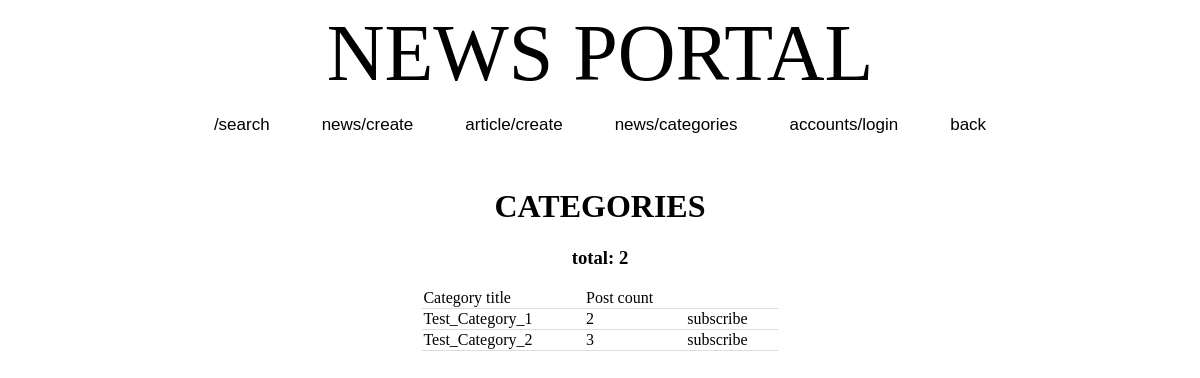
Page /categories/ on the committed database.
### news/models.py (models this page shows)
class Category(models.Model):
    category_name = models.CharField(max_length=100)
    subscribers = models.ManyToManyField(User, related_name="categories", blank=True)
    def __str__(self):
        return self.category_name.title()

### news/views.py (the view)
# urls.py: path('categories/', CategoryListView.as_view(), name='category_list'),
class CategoryListView(ListView):
    model = Category
    template_name = 'category_news_list.html'
    context_object_name = 'category_news_list'
    paginate_by = 10

### templates/category_news_list.html (shortened to what this page needs)
{% extends 'flatpages/default.html' %}
{%load custom_filters%}
{% load custom_tags %}
{% block content %}
<div align="center">
    <h1>CATEGORIES</h1>
    <h3>total: {{category_news_list|length}}</h3>
    <table style="width: 30%; align: center">
        <tr>
            <td style="">Category title</td>
            <td>Post count</td>
            <td></td>
        </tr>
        {% for cat in category_news_list %}
        <tr>
            <td>{{ cat }}</td>
            <td>{{ cat.post_set.count }}</td>
            <td>
                {% if request.user in cat.subscribers.all %}
                <a href="{% url 'unsubscribe' cat.id %}">unsubscribe</a>
                {% else %}
                <a href="{% url 'subscribe' cat.id %}">subscribe</a>
                {% endif %}
            </td>
        </tr>
        {% endfor %}
    </table>
</div>
{% endblock content %}

### templates/flatpages/default.html (shortened to what this page needs)
<!DOCTYPE html>
{% load static %}
<html lang="en">
    <head>
        <link rel="stylesheet" href="{% static 'css/styles.css' %}" />
    </head>
    <body>
        <nav class="navbar navbar-expand-lg navbar-dark bg-dark static-top">
           <div class="container" align="center">
               <a style="font-size: 80px; text-decoration: none; color: black;" class="navbar-brand" href="/news">NEWS PORTAL</a>
               <div>
                   <a href="/news/search"><button>/search</button></a>
                   <a href="/news/create"><button>news/create</button></a>
                   <a href="/news/article/create"><button>article/create</button></a>
                   <a href="/news/categories"><button>news/categories</button></a>
                   {% if not request.user.username %}
                   <a href="/accounts/login"><button>accounts/login</button></a>
                   {% endif %}
                   <button onclick="window.history.back()">back</button>
               </div>
           </div>
        </nav>
        <div class="container">
           <div class="row">
               <div class="col-lg-12 text-center">
                   {% block content %}{% endblock content %}
               </div>
           </div>
        </div>
    </body>
</html>

### templates/flatpages/default.html (style rules this page uses)
a { color: black; }
a { text-decoration: none; }
button { background: white; font-size: 17px; border: none; padding: 1rem 1.5rem; margin-bottom: 1rem; cursor: pointer; }

### templates/category_news_list.html (style rules this page uses)
table { border-collapse: collapse; width: 100%; }
tr { border-bottom: 1px solid #ddd; }

### rows in the picture
Category: category_name "Test_Category_1", post_set.count "2", shows "subscribe"
Category: category_name "Test_Category_2", post_set.count "3", shows "subscribe"

### other values in the picture
{{ category_news_list|length }} "2"
